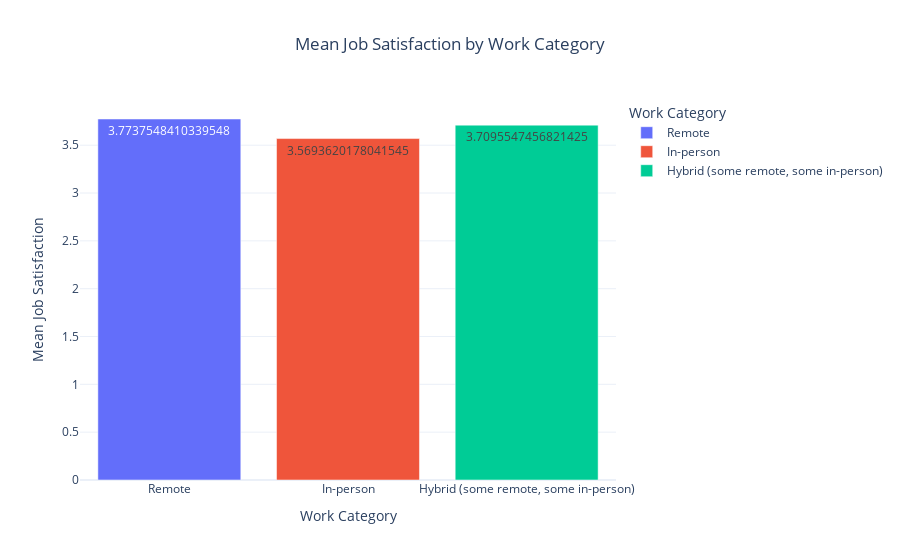

The notebook cell saved with this chart:
### Code cell
import plotly.express as px

fig = px.bar(
    mean_jobsat_df, 
    x='Work Category', 
    y='Mean Job Satisfaction', 
    title='Mean Job Satisfaction by Work Category',
    labels={'Work Category': 'Work Category', 'Mean Job Satisfaction': 'Mean Job Satisfaction'},
    color='Work Category',  # Optional: adds different colors to the bars
    text='Mean Job Satisfaction'  # Show the mean value on the bars
)

# Update layout for better appearance
fig.update_layout(
    xaxis_title='Work Category',
    yaxis_title='Mean Job Satisfaction',
    title_x=0.5,  # Center the title
    template='plotly_white'  # Use a clean white background
)

# Show the plot
fig.show()

### Figure 1 — Plotly figure (JSON) as saved in the notebook; plotly's stock layout.template omitted (floating-point values rounded to 4 significant figures)
{"data": [{"alignmentgroup": "True", "hovertemplate": "Work Category=%{x}<br>Mean Job Satisfaction=%{text}<extra></extra>", "legendgroup": "Remote", "marker": {"color": "#636efa", "pattern": {"shape": ""}}, "name": "Remote", "offsetgroup": "Remote", "orientation": "v", "showlegend": true, "text": [3.774], "textposition": "auto", "type": "bar", "x": ["Remote"], "xaxis": "x", "y": [3.774], "yaxis": "y"}, {"alignmentgroup": "True", "hovertemplate": "Work Category=%{x}<br>Mean Job Satisfaction=%{text}<extra></extra>", "legendgroup": "In-person", "marker": {"color": "#EF553B", "pattern": {"shape": ""}}, "name": "In-person", "offsetgroup": "In-person", "orientation": "v", "showlegend": true, "text": [3.569], "textposition": "auto", "type": "bar", "x": ["In-person"], "xaxis": "x", "y": [3.569], "yaxis": "y"}, {"alignmentgroup": "True", "hovertemplate": "Work Category=%{x}<br>Mean Job Satisfaction=%{text}<extra></extra>", "legendgroup": "Hybrid (some remote, some in-person)", "marker": {"color": "#00cc96", "pattern": {"shape": ""}}, "name": "Hybrid (some remote, some in-person)", "offsetgroup": "Hybrid (some remote, some in-person)", "orientation": "v", "showlegend": true, "text": [3.71], "textposition": "auto", "type": "bar", "x": ["Hybrid (some remote, some in-person)"], "xaxis": "x", "y": [3.71], "yaxis": "y"}], "layout": {"barmode": "relative", "legend": {"title": {"text": "Work Category"}, "tracegroupgap": 0}, "title": {"text": "Mean Job Satisfaction by Work Category", "x": 0.5}, "xaxis": {"anchor": "y", "categoryarray": ["Remote", "In-person", "Hybrid (some remote, some in-person)"], "categoryorder": "array", "domain": [0, 1], "title": {"text": "Work Category"}}, "yaxis": {"anchor": "x", "domain": [0, 1], "title": {"text": "Mean Job Satisfaction"}}}}
